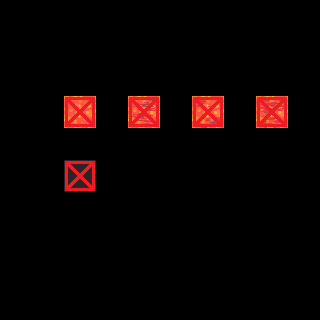

Tiled map render using the project's own tile images. Description and the whole map definition, tile-layer contents included, below:
An orthogonal 10x10 tile map with 32x32 px tiles, 3 tile layers (regions, input_Terrain, output_PlayerKill), 2 tilesets.

<map version="1.0" orientation="orthogonal" width="10" height="10" tilewidth="32" tileheight="32">
 <tileset firstgid="1" source="../playerkill.tsx" />
 <tileset firstgid="3" source="../terrain.tsx" />
 <layer name="regions" width="10" height="10">
  <data>
   <tile gid="0" />
   <tile gid="0" />
   <tile gid="0" />
   <tile gid="0" />
   <tile gid="0" />
   <tile gid="0" />
   <tile gid="0" />
   <tile gid="0" />
   <tile gid="0" />
   <tile gid="0" />
   <tile gid="0" />
   <tile gid="0" />
   <tile gid="0" />
   <tile gid="0" />
   <tile gid="0" />
   <tile gid="0" />
   <tile gid="0" />
   <tile gid="0" />
   <tile gid="0" />
   <tile gid="0" />
   <tile gid="0" />
   <tile gid="0" />
   <tile gid="0" />
   <tile gid="0" />
   <tile gid="0" />
   <tile gid="0" />
   <tile gid="0" />
   <tile gid="0" />
   <tile gid="0" />
   <tile gid="0" />
   <tile gid="0" />
   <tile gid="0" />
   <tile gid="5" />
   <tile gid="0" />
   <tile gid="5" />
   <tile gid="0" />
   <tile gid="5" />
   <tile gid="0" />
   <tile gid="439" />
   <tile gid="0" />
   <tile gid="0" />
   <tile gid="0" />
   <tile gid="0" />
   <tile gid="0" />
   <tile gid="0" />
   <tile gid="0" />
   <tile gid="0" />
   <tile gid="0" />
   <tile gid="0" />
   <tile gid="0" />
   <tile gid="0" />
   <tile gid="0" />
   <tile gid="5" />
   <tile gid="0" />
   <tile gid="0" />
   <tile gid="0" />
   <tile gid="0" />
   <tile gid="0" />
   <tile gid="0" />
   <tile gid="0" />
   <tile gid="0" />
   <tile gid="0" />
   <tile gid="0" />
   <tile gid="0" />
   <tile gid="0" />
   <tile gid="0" />
   <tile gid="0" />
   <tile gid="0" />
   <tile gid="0" />
   <tile gid="0" />
   <tile gid="0" />
   <tile gid="0" />
   <tile gid="0" />
   <tile gid="0" />
   <tile gid="0" />
   <tile gid="0" />
   <tile gid="0" />
   <tile gid="0" />
   <tile gid="0" />
   <tile gid="0" />
   <tile gid="0" />
   <tile gid="0" />
   <tile gid="0" />
   <tile gid="0" />
   <tile gid="0" />
   <tile gid="0" />
   <tile gid="0" />
   <tile gid="0" />
   <tile gid="0" />
   <tile gid="0" />
   <tile gid="0" />
   <tile gid="0" />
   <tile gid="0" />
   <tile gid="0" />
   <tile gid="0" />
   <tile gid="0" />
   <tile gid="0" />
   <tile gid="0" />
   <tile gid="0" />
   <tile gid="0" />
  </data>
 </layer>
 <layer name="input_Terrain" width="10" height="10">
  <data>
   <tile gid="0" />
   <tile gid="0" />
   <tile gid="0" />
   <tile gid="0" />
   <tile gid="0" />
   <tile gid="0" />
   <tile gid="0" />
   <tile gid="0" />
   <tile gid="0" />
   <tile gid="0" />
   <tile gid="0" />
   <tile gid="0" />
   <tile gid="0" />
   <tile gid="0" />
   <tile gid="0" />
   <tile gid="0" />
   <tile gid="0" />
   <tile gid="0" />
   <tile gid="0" />
   <tile gid="0" />
   <tile gid="0" />
   <tile gid="0" />
   <tile gid="0" />
   <tile gid="0" />
   <tile gid="0" />
   <tile gid="0" />
   <tile gid="0" />
   <tile gid="0" />
   <tile gid="0" />
   <tile gid="0" />
   <tile gid="0" />
   <tile gid="0" />
   <tile gid="324" />
   <tile gid="0" />
   <tile gid="455" />
   <tile gid="0" />
   <tile gid="456" />
   <tile gid="0" />
   <tile gid="457" />
   <tile gid="0" />
   <tile gid="0" />
   <tile gid="0" />
   <tile gid="0" />
   <tile gid="0" />
   <tile gid="0" />
   <tile gid="0" />
   <tile gid="0" />
   <tile gid="0" />
   <tile gid="0" />
   <tile gid="0" />
   <tile gid="0" />
   <tile gid="0" />
   <tile gid="339" />
   <tile gid="0" />
   <tile gid="0" />
   <tile gid="0" />
   <tile gid="0" />
   <tile gid="0" />
   <tile gid="0" />
   <tile gid="0" />
   <tile gid="0" />
   <tile gid="0" />
   <tile gid="0" />
   <tile gid="0" />
   <tile gid="0" />
   <tile gid="0" />
   <tile gid="0" />
   <tile gid="0" />
   <tile gid="0" />
   <tile gid="0" />
   <tile gid="0" />
   <tile gid="0" />
   <tile gid="0" />
   <tile gid="0" />
   <tile gid="0" />
   <tile gid="0" />
   <tile gid="0" />
   <tile gid="0" />
   <tile gid="0" />
   <tile gid="0" />
   <tile gid="0" />
   <tile gid="0" />
   <tile gid="0" />
   <tile gid="0" />
   <tile gid="0" />
   <tile gid="0" />
   <tile gid="0" />
   <tile gid="0" />
   <tile gid="0" />
   <tile gid="0" />
   <tile gid="0" />
   <tile gid="0" />
   <tile gid="0" />
   <tile gid="0" />
   <tile gid="0" />
   <tile gid="0" />
   <tile gid="0" />
   <tile gid="0" />
   <tile gid="0" />
   <tile gid="0" />
  </data>
 </layer>
 <layer name="output_PlayerKill" width="10" height="10">
  <data>
   <tile gid="0" />
   <tile gid="0" />
   <tile gid="0" />
   <tile gid="0" />
   <tile gid="0" />
   <tile gid="0" />
   <tile gid="0" />
   <tile gid="0" />
   <tile gid="0" />
   <tile gid="0" />
   <tile gid="0" />
   <tile gid="0" />
   <tile gid="0" />
   <tile gid="0" />
   <tile gid="0" />
   <tile gid="0" />
   <tile gid="0" />
   <tile gid="0" />
   <tile gid="0" />
   <tile gid="0" />
   <tile gid="0" />
   <tile gid="0" />
   <tile gid="0" />
   <tile gid="0" />
   <tile gid="0" />
   <tile gid="0" />
   <tile gid="0" />
   <tile gid="0" />
   <tile gid="0" />
   <tile gid="0" />
   <tile gid="0" />
   <tile gid="0" />
   <tile gid="2" />
   <tile gid="0" />
   <tile gid="2" />
   <tile gid="0" />
   <tile gid="2" />
   <tile gid="0" />
   <tile gid="2" />
   <tile gid="0" />
   <tile gid="0" />
   <tile gid="0" />
   <tile gid="0" />
   <tile gid="0" />
   <tile gid="0" />
   <tile gid="0" />
   <tile gid="0" />
   <tile gid="0" />
   <tile gid="0" />
   <tile gid="0" />
   <tile gid="0" />
   <tile gid="0" />
   <tile gid="2" />
   <tile gid="0" />
   <tile gid="0" />
   <tile gid="0" />
   <tile gid="0" />
   <tile gid="0" />
   <tile gid="0" />
   <tile gid="0" />
   <tile gid="0" />
   <tile gid="0" />
   <tile gid="0" />
   <tile gid="0" />
   <tile gid="0" />
   <tile gid="0" />
   <tile gid="0" />
   <tile gid="0" />
   <tile gid="0" />
   <tile gid="0" />
   <tile gid="0" />
   <tile gid="0" />
   <tile gid="0" />
   <tile gid="0" />
   <tile gid="0" />
   <tile gid="0" />
   <tile gid="0" />
   <tile gid="0" />
   <tile gid="0" />
   <tile gid="0" />
   <tile gid="0" />
   <tile gid="0" />
   <tile gid="0" />
   <tile gid="0" />
   <tile gid="0" />
   <tile gid="0" />
   <tile gid="0" />
   <tile gid="0" />
   <tile gid="0" />
   <tile gid="0" />
   <tile gid="0" />
   <tile gid="0" />
   <tile gid="0" />
   <tile gid="0" />
   <tile gid="0" />
   <tile gid="0" />
   <tile gid="0" />
   <tile gid="0" />
   <tile gid="0" />
   <tile gid="0" />
  </data>
 </layer>
</map>
